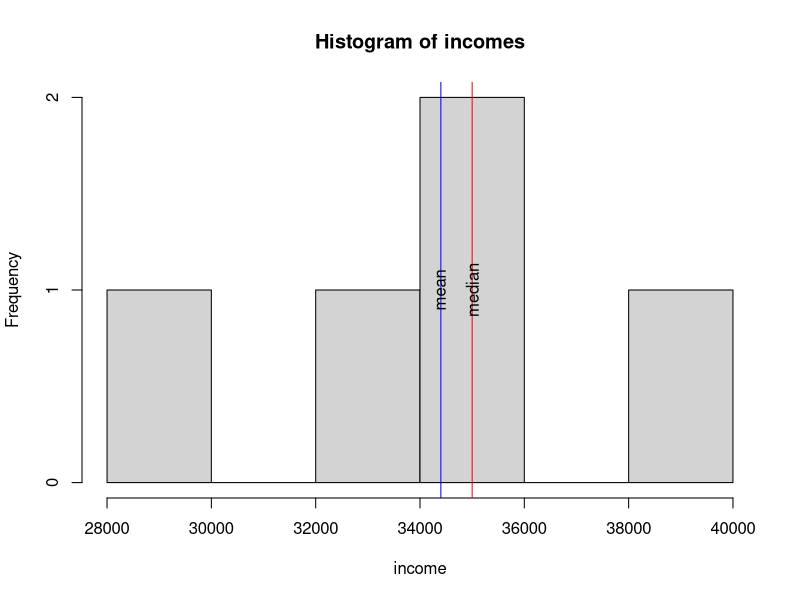
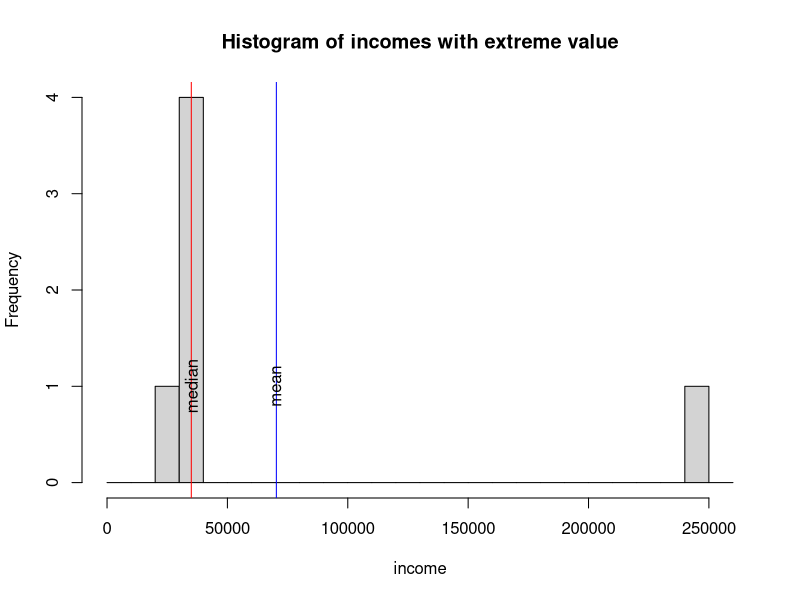
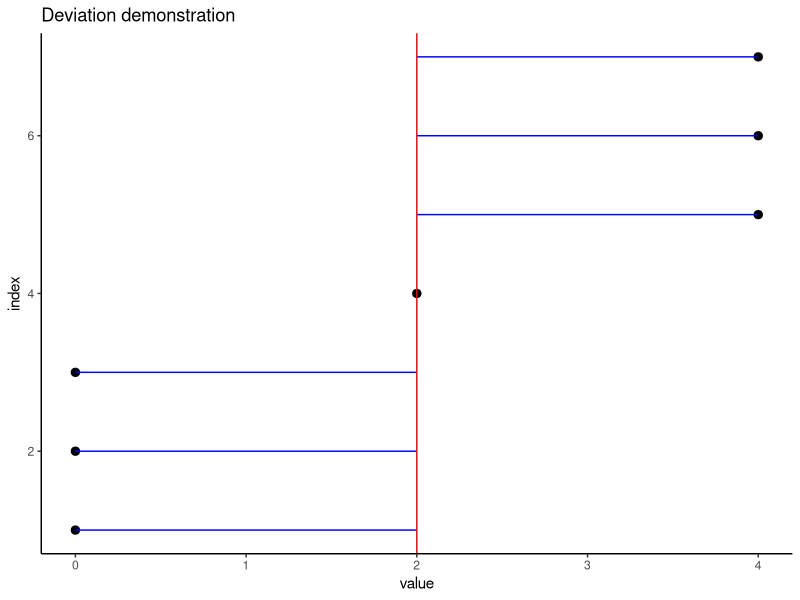

Write the R code that produced these figures, in order.
####################################################################
## Numerical summaries of data
####################################################################

library(ggplot2)

###########################
## calculate the mean in R
###########################
x <- c(5,10,11,1)
mean(x)

#####################################################
## calculate the mean when there are missing values
## Note that many functions have an na.rm argument
#####################################################
x <- c(5,10,11,1, NA)
mean(x)  ## this will return NA
mean(x, na.rm=TRUE)

# compare mean and median
income <- c(29000, 35000, 35000, 40000, 33000)
mean(income)
median(income)

#######################################################
# plots a histogram of x with vertical lines for
# the mean and median (Note: you should understand
# how we use this function, but you do not need to 
# understand the underlying code)
#######################################################
plot.hist <- function(x, breaks = "Sturges", ...) {
  hist(x, breaks = breaks, ...)
  abline(v = mean(x), col = "blue")
  abline(v = median(x), col = "red")
  text(mean(x), 1, "mean", srt = 90)
  text(median(x), 1, "median", srt = 90)  
}

plot.hist(income, xlab = "income", main = "Histogram of incomes")

####################################################################
## What happens to the mean and median when income contains a very 
## large (or small) observation, such as 250,000?
## Is the mean or median more resistant to this large observation?
####################################################################
income.with.extreme.value <- c(income, 250000)
plot.hist(income.with.extreme.value, 
          breaks <- seq(0,260000,10000),
          xlab = "income", main = "Histogram of incomes with extreme value")

#########################################################
# The standard deviation is a measure of variability, or
# how spread out the data is relative to the mean. The
# code below provides a graphical demonstration of 
# how the standard deviation is calculated
#########################################################

# plot deviations to illustrate standard deviation (you do not
# need to understand the underlying code for this function)
plot.deviations <- function(x) {

  df <- data.frame(value = x, index = 1:length(x)) 
  
  ggplot(df) + geom_point(aes(x = value, y = index), size = 2.5) + 
    geom_segment(aes(x = value, y = index, 
                     xend = mean(x), yend = index), 
                 col = 'blue') + 
    geom_vline(xintercept = mean(x),col = 'red') +
    theme_classic() + ggtitle('Deviation demonstration')
  
}

################################################
## recreate example from slide 12 of the notes
################################################
x <- c(0,0,0,2,4,4,4)

# the blue lines are the deviations from the mean (red line)
plot.deviations(x)

##################################################
# manual method for calculating variance and 
# standard deviation
##################################################
dev <- x - mean(x)
sd.table = data.frame(x = x, dev = dev, "squared deviation" = dev**2)
sd.table
n = nrow(sd.table)

sum.squared.dev <- sum(sd.table$squared.deviation)
x.var.manual <- (sum.squared.dev) / (n-1)
x.sd.manual <- sqrt(x.var.manual)
x.sd.manual

##################################################
# easy way to calculate variance and standard 
# deviation in R
##################################################
x.var <- var(x)
x.var

x.sd <- sd(x)  
x.sd
